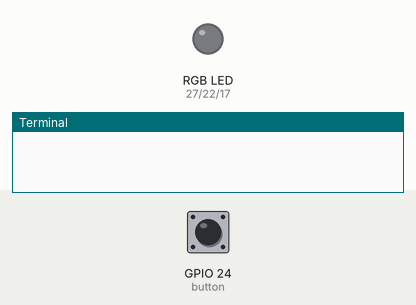
Bench run of a program on a simulated Raspberry Pi (BCM pin numbers). On the bench: an RGB LED mixed from three pins (HIGH = lit), the last lines printed to the terminal. The inputs (shaded band) are chosen by the test bench; at power-on: GPIO 24 (button) LOW.

Above: at 1.2 s.
1.3 s: GPIO 24 (button) pulled HIGH for 0.15 s
At 1.8 s:
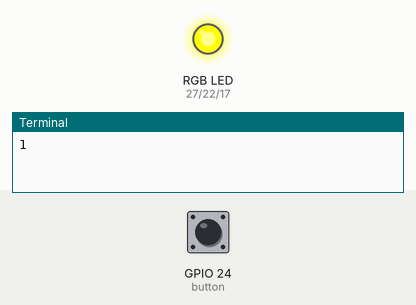
2.9 s: GPIO 24 (button) pulled HIGH for 1 s
At 4.2 s:
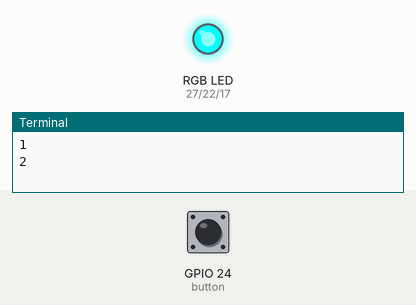
5.4 s: GPIO 24 (button) pulled HIGH for 0.15 s
At 6.1 s:
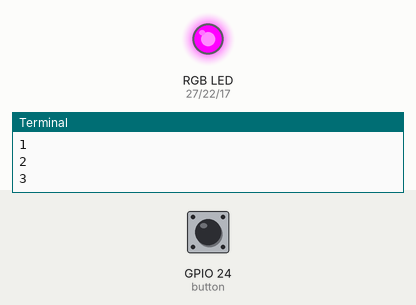
7.0 s: GPIO 24 (button) pulled HIGH for 3.2 s
At 7.4 s:
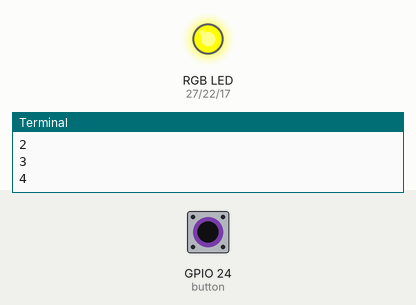
Timing chart, 0 to 10.0 s (numbered marks = the images above; inputs shaded):
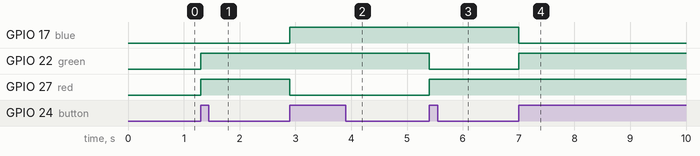

The program:

rgb_blink3.py
```python
# rgb led 컨트롤 / push Button 예제
# R : p17 , G : p27 , B : p22

import RPi.GPIO as GPIO
import time

red = 27
blue = 17
green = 22
button = 24
i = 0

def clickHandler(channel):
    global i
    i = i + 1
    print(i)
    if i%3==0:
        GPIO.output(red,True)
        GPIO.output(green,False)
        GPIO.output(blue,True)
    elif i%3==1:
        GPIO.output(red,True)
        GPIO.output(blue,False)
        GPIO.output(green,True)
    elif i%3==2:
        GPIO.output(green,True)
        GPIO.output(red,False)
        GPIO.output(blue,True)


GPIO.setmode(GPIO.BCM)
GPIO.setwarnings(False)

GPIO.setup(red,GPIO.OUT)
GPIO.setup(blue,GPIO.OUT)
GPIO.setup(green,GPIO.OUT)
GPIO.setup(button,GPIO.IN,pull_up_down=GPIO.PUD_DOWN)
GPIO.add_event_detect(button,GPIO.RISING,callback=clickHandler)

while 1:
    time.sleep(1)
```

Measured:
- after the input at 1.3 s, GPIO 22 (green), GPIO 27 (red): LOW → HIGH at once
- after the input at 2.9 s, GPIO 17 (blue): LOW → HIGH at once; GPIO 27 (red): HIGH → LOW at once
- after the input at 5.4 s, GPIO 22 (green): HIGH → LOW at once; GPIO 27 (red): LOW → HIGH at once
- after the input at 7.0 s, GPIO 17 (blue): HIGH → LOW at once; GPIO 22 (green): LOW → HIGH at once
